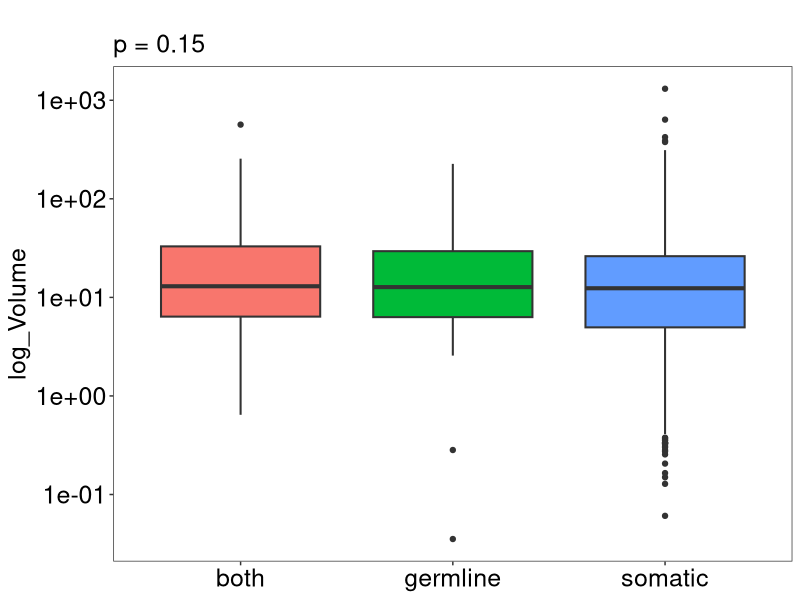

R code for this plot:
# -----------------------------------------------------------------------------
#
# Compare spore volume to transmission
#
# Jason Jiang - Created: 2020/08/16
#                     Last Edit: 2021/05/09
#
# Reinke Lab - Microsporidia Database Project
#
# Compare spore volumes across different modes of transmission (horizontal,
# vertical, both)
#
# Thanks to Brandon for this RScript layout
#
# -----------------------------------------------------------------------------

# First, load in useful packages
library(tidyverse)
library(readxl)


# Set the working directory, this is what I use.
setwd('P:/Shared/Microsporidia database/Figure S4/Fig S4E - Spore volume to transmission')


# Load in the database I described earlier, of microsporidia species and their
# dimensions, volumes + infection strategies.
dimension_infection_db <- read_xlsx("NEW VOLUMES DATABASE.xlsx")


# Filter out species without transmission data
strip_parentheses <- function(x) {
  # Function to remove parentheses from volume 
  strsplit(trimws(strsplit(x, "\\(")[[1]][1]), " ")[[1]][1]
}

strip_parentheses <- Vectorize(strip_parentheses)

dimension_infection_db <- dimension_infection_db %>%
  filter(!is.na(Transmission) & !is.na(Volume)) %>%
  separate_rows(Volume, sep = "; ") %>%
  mutate(Volume_formatted = as.numeric(strip_parentheses(Volume))) %>%
  arrange(Volume_formatted)

# First, perform Kruskal-Wallis test to see if any median tube values are significantly
# different across microsporidia infection types
kruskal.test(data = dimension_infection_db, log10(Volume_formatted) ~ Transmission)


# Make the boxplot
ggplot(dimension_infection_db, aes(x = Transmission,
                                 y = Volume_formatted,
                                 fill = Transmission)) +
  geom_boxplot(show.legend = FALSE, lwd = 0.7) +
  scale_y_log10() +
  theme_bw() +
  labs(x = "Transmission", y = "log_Volume", title = "\np = 0.15") +
  theme(plot.title = element_text(size = 18),
        axis.text = element_text(size = 18, color= "black"),
        axis.title = element_text(size = 18),
        axis.title.x = element_blank(),
        panel.background = element_blank(),
        panel.grid.major = element_blank(),
        panel.grid.minor = element_blank())